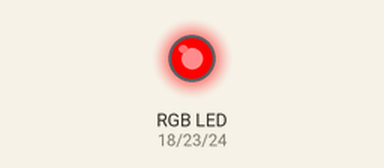
The program below on a simulated Raspberry Pi (BCM pin numbers). Shown: an RGB LED mixed from three pins (HIGH = lit).

Above: at 0.5 s.
At 1.5 s:
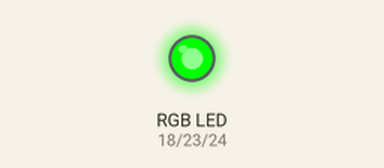
At 2.5 s:
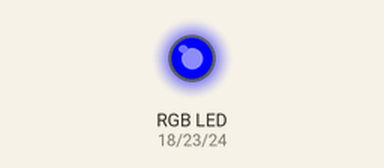
At 3.5 s:
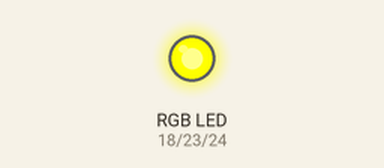
At 4.5 s:
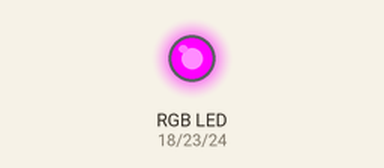
At 5.5 s:
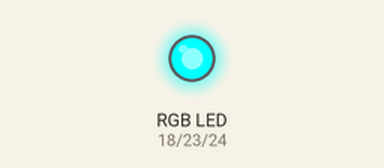
Timing chart, 0 to 7.8 s (numbered marks = the images above):
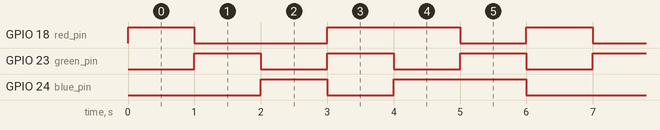

Measured:
- by itself, GPIO 18 (red_pin): repeats every 6.0 s: LOW 2.0 s, HIGH 2.0 s, LOW 1.0 s, HIGH 1.0 s
- by itself, GPIO 23 (green_pin): alternates HIGH for 1.0 s and LOW for 1.0 s
- by itself, GPIO 24 (blue_pin): repeats every 6.0 s: LOW 1.0 s, HIGH 2.0 s, LOW 2.0 s, HIGH 1.0 s

The program:

rgb.py
```python
import RPi.GPIO as GPIO
import time

# 设置GPIO模式为BCM
GPIO.setmode(GPIO.BCM)

# 设置RGB灯引脚
red_pin = 18
green_pin = 23
blue_pin = 24

# 初始化RGB灯引脚
GPIO.setup(red_pin, GPIO.OUT)
GPIO.setup(green_pin, GPIO.OUT)
GPIO.setup(blue_pin, GPIO.OUT)

# 定义RGB灯控制函数
def set_color(r, g, b):
    GPIO.output(red_pin, r)
    GPIO.output(green_pin, g)
    GPIO.output(blue_pin, b)

# 测试代码
while True:
    set_color(1, 0, 0)  # 红色
    time.sleep(1)
    set_color(0, 1, 0)  # 绿色
    time.sleep(1)
    set_color(0, 0, 1)  # 蓝色
    time.sleep(1)
    set_color(1, 1, 0)  # 黄色
    time.sleep(1)
    set_color(1, 0, 1)  # 紫色
    time.sleep(1)
    set_color(0, 1, 1)  # 青色
    time.sleep(1)

# 清理GPIO资源
GPIO.cleanup()
```
